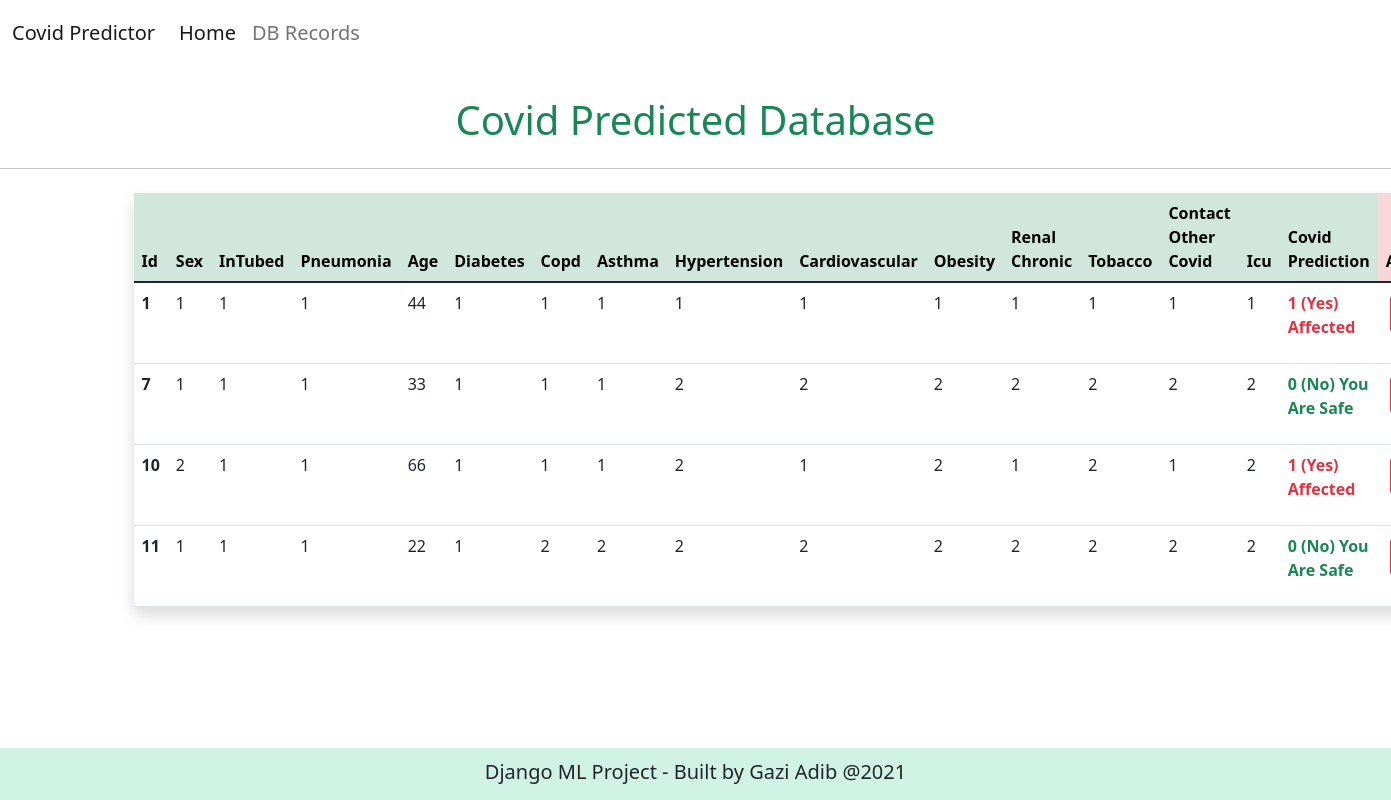
The app's page /records/ with its own data.
### predict/models.py (models this page shows, shortened)
class CovidPrediction(models.Model):
    sex = models.IntegerField()
    intubed = models.IntegerField()
    pneumonia = models.IntegerField()
    age = models.IntegerField()
    diabetes = models.IntegerField()
    copd = models.IntegerField()
    asthma = models.IntegerField()
    hypertension = models.IntegerField()
    cardiovascular = models.IntegerField()
    obesity = models.IntegerField()
    renal_chronic = models.IntegerField()
    tobacco = models.IntegerField()
    contact_other_covid = models.IntegerField()
    icu = models.IntegerField()
    classification = models.IntegerField()

### predict/views.py (the view)
# urls.py: path('records/', views.db_record, name='records'),
def db_record(request):
    covid_predictions = CovidPrediction.objects.all()
    context = {
        'covid_records': covid_predictions
    }
    return render(request, 'database.html', context)

### predict/templates/database.html (shortened to what this page needs)
{% extends 'base.html' %}
{% block content %}
    <h1 class='text-center text-success mt-4 p-2'>Covid Predicted Database</h1>
    <hr>
    <div class='container p-2'>
            <table class="table p-2 shadow rounded">
            <thead>
                <tr>
                <th class='table-success' scope="col">Id</th>
                <th class='table-success' scope="col">Sex</th>
                <th class='table-success' scope="col">InTubed</th>
                <th class='table-success' scope="col">Pneumonia</th>
                <th class='table-success' scope="col">Age</th>
                <th class='table-success' scope="col">Diabetes</th>
                <th class='table-success' scope="col">Copd</th>
                <th class='table-success' scope="col">Asthma</th>
                <th class='table-success' scope="col">Hypertension</th>
                <th class='table-success' scope="col">Cardiovascular</th>
                <th class='table-success' scope="col">Obesity</th>
                <th class='table-success' scope="col">Renal Chronic</th>
                <th class='table-success' scope="col">Tobacco</th>
                <th class='table-success' scope="col">Contact Other Covid</th>
                <th class='table-success' scope="col">Icu</th>
                <th class='table-success' scope="col">Covid Prediction</th>
                <th class='table-danger' scope="col">Action</th>
                </tr>
            </thead>
            <tbody>
                {% if covid_records %}
                    {% for data in covid_records %}
                        <tr>
                            <th scope="row">{{ data.id }}</th>
                            <td>{{ data.sex }}</td>
                            <td>{{ data.intubed  }}</td>
                            <td>{{ data.pneumonia }}</td>
                            <td>{{ data.age }}</td>
                            <td>{{ data.diabetes  }}</td>
                            <td>{{ data.copd }}</td>
                            <td>{{ data.asthma }}</td>
                            <td>{{ data.hypertension }}</td>
                            <td>{{ data.cardiovascular }}</td>
                            <td>{{ data.obesity }}</td>
                            <td>{{ data.renal_chronic }}</td>
                            <td>{{ data.tobacco }}</td>
                            <td>{{ data.contact_other_covid }}</td>
                            <td>{{ data.icu }}</td>
                            <td>
                                <b>
                                    {% if data.classification == 1 %}
                                    <p class='text-danger'> {{ data.classification }} (Yes) Affected </p>
                                        {% else %}
                                    <p class='text-success'>  {{ data.classification }} (No) You Are Safe
                                    {% endif%}
                                </b>
                            </td>
                            <td>
                            </td>
                        </tr>
                    {% endfor %}
                {% else %}
                    <p>No Data in The Database so Far!</p>
                {% endif %}
            </tbody>
        </table>
    </div>
{% endblock  %}

### predict/templates/base.html (shortened to what this page needs)
<!DOCTYPE html>
<html>
    <head>
        <link href="https://cdn.jsdelivr.net/npm/bootstrap@5.1.3/dist/css/bootstrap.min.css" rel="stylesheet">
    </head>
    <body style="margin-top: 2px; margin-bottom: 10px; background-position: center !important; background-size: cover !important; background-repeat: no-repeat !important; background: url('https://www.wallpapertip.com/wmimgs/64-649254_light-colours-background-plain.jpg')">
    <nav class="navbar navbar-expand-lg navbar-light  bg-light" style="background-color: transparent !important; text-style: bold; font-size: 20px">
  <div class="container-fluid">
    <a class="navbar-brand" href="{% url 'home' %}" style="text-style: bold; font-size: 20px">Covid Predictor</a>
    <div class="collapse navbar-collapse" id="navbarSupportedContent">
      <ul class="navbar-nav me-auto mb-2 mb-lg-0">
        <li class="nav-item">
          <a class="nav-link active" aria-current="page" href="{% url 'home' %}">Home</a>
        </li>
        <li class="nav-item">
          <a class="nav-link" href="{% url 'records' %}">DB Records</a>
        </li>
      </ul>
    </div>
  </div>
</nav>
    {% block content %}
    {% endblock %}
    <footer style="position: fixed; left: 0; bottom: 0; width: 100%; background-color: #D1F3E6"  class="pt-2 pb-2">
        <div class="container mt-1 mb-1 text-center">
            <h5>Django ML Project - Built by Gazi Adib @2021</h5>
        </div>
    </footer>
    </body>
</html>

### records on screen
CovidPrediction: id "1", sex "1", intubed "1", pneumonia "1", age "44", diabetes "1", copd "1", asthma "1", hypertension "1", cardiovascular "1", obesity "1", renal_chronic "1", tobacco "1", contact_other_covid "1", icu "1", classification "1"
CovidPrediction: id "7", sex "1", intubed "1", pneumonia "1", age "33", diabetes "1", copd "1", asthma "1", hypertension "2", cardiovascular "2", obesity "2", renal_chronic "2", tobacco "2", contact_other_covid "2", icu "2", classification "0"
CovidPrediction: id "10", sex "2", intubed "1", pneumonia "1", age "66", diabetes "1", copd "1", asthma "1", hypertension "2", cardiovascular "1", obesity "2", renal_chronic "1", tobacco "2", contact_other_covid "1", icu "2", classification "1"
CovidPrediction: id "11", sex "1", intubed "1", pneumonia "1", age "22", diabetes "1", copd "2", asthma "2", hypertension "2", cardiovascular "2", obesity "2", renal_chronic "2", tobacco "2", contact_other_covid "2", icu "2", classification "0"
